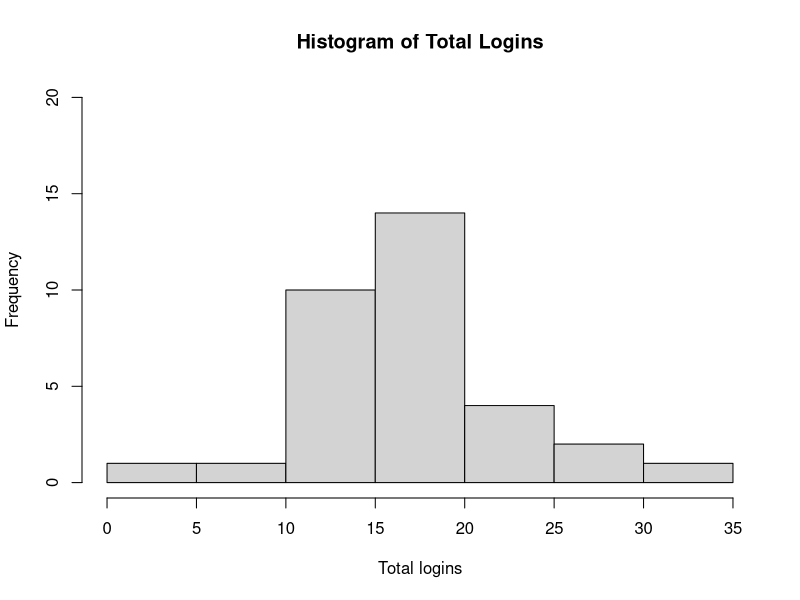
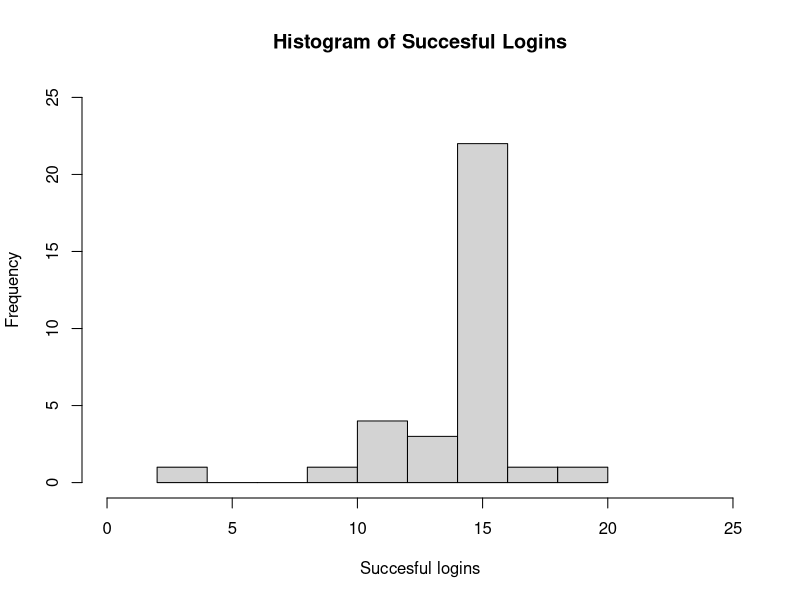
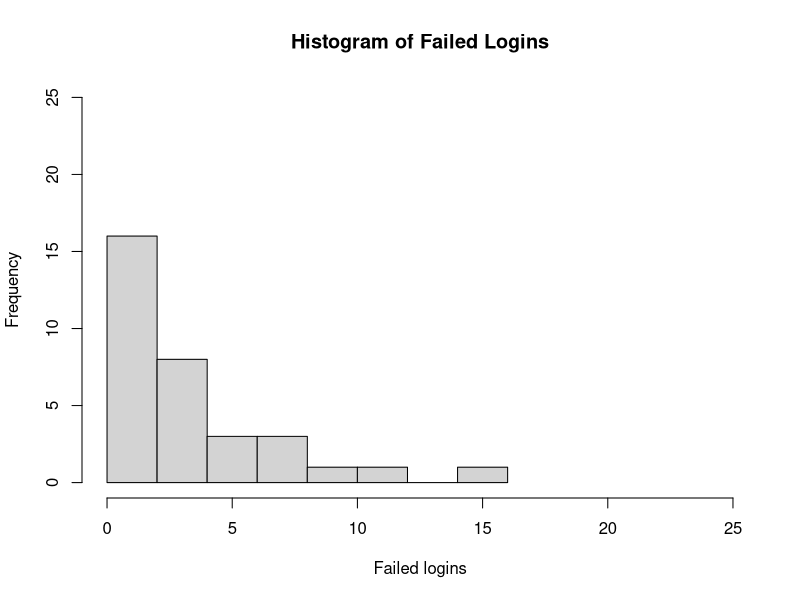

Recreate these plots in R, in order.
mydata <- read.csv("../data/loginData.csv")
attach(mydata)
print(mydata)

hist(Logins.Total, ylim=c(0,20),breaks=7, main="Histogram of Total Logins", xlab = "Total logins")

hist(Logins.success, ylim=c(0,25), xlim=c(0,25), main="Histogram of Succesful Logins", xlab = "Succesful logins")

hist(Logins.Failure, ylim=c(0,25), xlim=c(0,25), main="Histogram of Failed Logins", xlab = "Failed logins")

